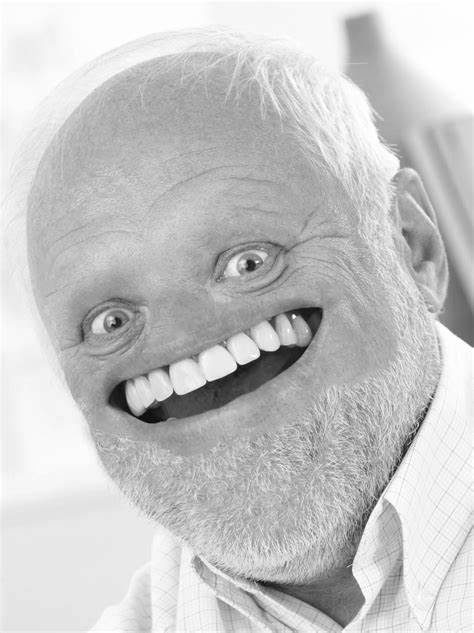
#> input picture image/rdm.jpg, 474 x 633 px
$ python GeometreOpenCV.py
#> lines starting #> are read from the running program, lines starting #| are printed output that depends on the picture
import cv2
import matplotlib.pyplot as plt


img = cv2.imread("image/rdm.jpg")
#> img is the input picture: shape (633, 474, 3); min 0, max 255, mean 198

#dimensions de l'image
height, width, _ = img.shape
#> height = 633; width = 474

#coordonnées du rectangle
x1, y1 = width // 4, height // 4  # coin supérieur gauche
#> x1 = 118; y1 = 158
x2, y2 = width * 3 // 4, height * 3 // 4  # coin inférieur droit
#> x2 = 355; y2 = 474

# rectangle rouge
cv2.rectangle(img, (x1, y1), (x2, y2), (0, 0, 255), 5)

#  point rouge au centre du rectangle
center_x = (x1 + x2) // 2
#> center_x = 236
center_y = (y1 + y2) // 2
#> center_y = 316
cv2.circle(img, (center_x, center_y), 5, (0, 0, 255), 5)
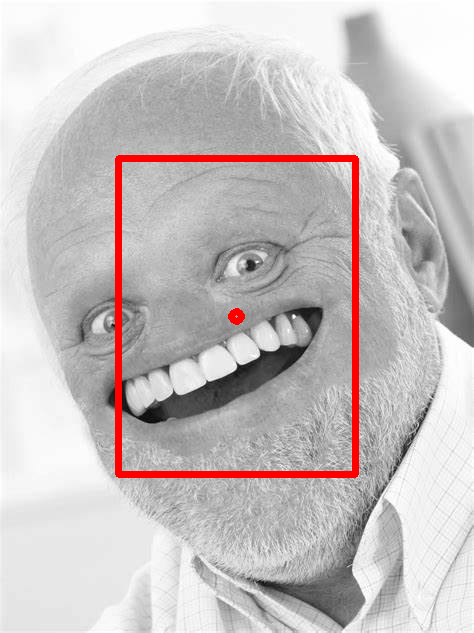
#> img: shape (633, 474, 3); mean B, G, R 193.4, 193.4, 200.1

# Convertir l'image en format compatible avec Matplotlib (BGR -> RGB)
img_rgb = cv2.cvtColor(img, cv2.COLOR_BGR2RGB)


plt.imshow(img_rgb)
plt.axis('off')
plt.show()
